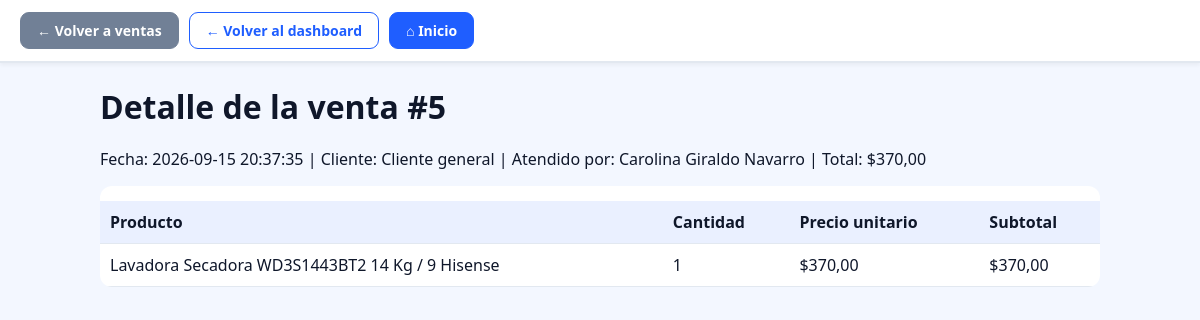
Page /ventas/detalle_venta.php?id=5 (signed in) on the committed database.
### tables this page shows
CREATE TABLE `Ventas` (
  `id_ventas` int(11) NOT NULL,
  `id_funcionario` int(11) DEFAULT NULL,
  `id_cliente` int(11) DEFAULT NULL,
  `id_medio_pago` int(11) DEFAULT NULL,
  `total_venta` decimal(10,2) NOT NULL,
  `fecha_hora` datetime NOT NULL DEFAULT current_timestamp(),
  `ip_origen` varchar(45) DEFAULT NULL,
  `logs_seguridad` text DEFAULT NULL
);

CREATE TABLE `Detalle_Ventas` (
  `id_detalle` int(11) NOT NULL,
  `id_ventas` int(11) NOT NULL,
  `id_producto` int(11) NOT NULL,
  `cantidad` int(11) NOT NULL,
  `precio_unitario` decimal(10,2) NOT NULL,
  `subtotal` decimal(10,2) NOT NULL
);

### ventas/detalle_venta.php (the view, shortened to what this page needs)
<?php
require_once __DIR__ . '/../funciones/navegacion.php';
$idVenta = (string) ($_GET['id'] ?? '');
$venta = null;
$detalles = [];
$error = null;
if (!ctype_digit($idVenta) || (int) $idVenta < 1) {
    http_response_code(400);
    $error = 'El identificador de venta no es válido.';
} else {
    try {
        $pdo = conectar();
        $sqlVenta = "SELECT v.id_ventas, v.fecha_hora, v.total_venta,
                            COALESCE(NULLIF(CONCAT_WS(' ', c.nombre, c.apellidos), ''), 'Cliente general') AS cliente_nombre,
                            COALESCE(NULLIF(CONCAT_WS(' ', f.nombre, f.apellido), ''), 'No identificado') AS funcionario_nombre
                     FROM Ventas v
                     LEFT JOIN Clientes c ON v.id_cliente = c.id_cliente
                     LEFT JOIN funcionarios f ON v.id_funcionario = f.id_funcionario
                     WHERE v.id_ventas = :id_venta";
        $parametrosVenta = [':id_venta' => (int) $idVenta];
        $stmtVenta = $pdo->prepare($sqlVenta);
        $stmtVenta->execute($parametrosVenta);
        $venta = $stmtVenta->fetch();
        if (!$venta) {
            http_response_code(404);
            $error = 'La venta no existe o no tienes permiso para consultarla.';
        } else {
            $stmtDetalle = $pdo->prepare(
                "SELECT COALESCE(p.nombre, 'Producto no disponible') AS producto_nombre,
                        dv.cantidad, dv.precio_unitario, dv.subtotal
                 FROM Detalle_Ventas dv
                 LEFT JOIN Productos p ON dv.id_producto = p.id_producto
                 WHERE dv.id_ventas = :id_venta
                 ORDER BY p.nombre"
            );
            $stmtDetalle->execute([':id_venta' => (int) $idVenta]);
            $detalles = $stmtDetalle->fetchAll();
        }
    } catch (PDOException $e) {
        error_log('Error al consultar detalle de venta: ' . $e->getMessage());
        http_response_code(503);
        $error = 'No fue posible cargar el detalle de la venta. Comprueba la conexión a la base de datos.';
    }
}
?>
<!DOCTYPE html>
<html lang="es">
<head>
    <link rel="stylesheet" href="../css/navegacion.css">
    <link rel="stylesheet" href="../css/marketplus-theme.css?v=1">
</head>
<body>
    <main class="content">
        <h1>Detalle de la venta #<?= htmlspecialchars($idVenta, ENT_QUOTES, 'UTF-8') ?></h1>
        <?php if ($error !== null): ?>
            <p class="alert"><?= htmlspecialchars($error, ENT_QUOTES, 'UTF-8') ?></p>
        <?php elseif ($venta): ?>
            <p>
                Fecha: <?= htmlspecialchars($venta['fecha_hora'], ENT_QUOTES, 'UTF-8') ?> |
                Cliente: <?= htmlspecialchars($venta['cliente_nombre'], ENT_QUOTES, 'UTF-8') ?> |
                Atendido por: <?= htmlspecialchars($venta['funcionario_nombre'], ENT_QUOTES, 'UTF-8') ?> |
                Total: $<?= number_format((float) $venta['total_venta'], 2, ',', '.') ?>
            </p>
            <div class="table-wrap">
                <table>
                    <thead>
                        <tr><th>Producto</th><th>Cantidad</th><th>Precio unitario</th><th>Subtotal</th></tr>
                    </thead>
                    <tbody>
                        <?php if ($detalles): ?>
                            <?php foreach ($detalles as $detalle): ?>
                                <tr>
                                    <td><?= htmlspecialchars($detalle['producto_nombre'], ENT_QUOTES, 'UTF-8') ?></td>
                                    <td><?= (int) $detalle['cantidad'] ?></td>
                                    <td>$<?= number_format((float) $detalle['precio_unitario'], 2, ',', '.') ?></td>
                                    <td>$<?= number_format((float) $detalle['subtotal'], 2, ',', '.') ?></td>
                                </tr>
                            <?php endforeach; ?>
                        <?php else: ?>
                            <tr><td colspan="4">Esta venta no tiene productos en el detalle.</td></tr>
                        <?php endif; ?>
                    </tbody>
                </table>
            </div>
        <?php endif; ?>
    </main>
</body>
</html>

### css/marketplus-theme.css (style rules this page uses)
:root { --mp-primary: #1f5eff; --mp-primary-dark: #173fbf; --mp-secondary: #0f172a; --mp-accent: #14b8a6; --mp-background: #f3f7ff; --mp-surface: #ffffff; --mp-text: #0f172a; --mp-muted: #64748b; --mp-border: #e2e8f0; --mp-shadow: 0 12px 30px rgba(15, 23, 42, 0.08); }
html { scroll-behavior: smooth; }
body { background: var(--mp-background); color: var(--mp-text); font-family: "Segoe UI", Tahoma, Geneva, Verdana, sans-serif; }
h1, h2, h3, h4, h5, h6 { color: var(--mp-secondary); line-height: 1.25; }
.container, .content, main.content, .export-content, .admin-layout { width: min(1200px, calc(100% - 32px)); margin-left: auto; margin-right: auto; }
table { border-collapse: separate; border-spacing: 0; }
thead th { background-color: #eaf0ff; color: var(--mp-secondary); font-weight: 700; }
td, th { border-color: var(--mp-border); }
.table-wrap, .table-responsive, .table-scroll { max-width: 100%; overflow-x: auto; border-radius: 12px; }

### ventas/detalle_venta.php (style rules this page uses)
body { margin: 0; background: #f2f5f7; font-family: Arial, sans-serif; }
.content { max-width: 1000px; margin: 24px auto; padding: 0 20px; }
.table-wrap { overflow-x: auto; background: #fff; border-radius: 10px; }
table { width: 100%; border-collapse: collapse; margin-top: 15px; }
th, td { border-bottom: 1px solid #cbd5e0; padding: 10px; text-align: left; }
th { background-color: #edf2f7; }

### rows in the picture
ventas: fecha_hora "2026-09-15 20:37:35", total_venta "370,00"
detalle_ventas: producto_nombre "Lavadora Secadora WD3S1443BT2 14 Kg / 9 Hisense", cantidad "1", precio_unitario "370,00", subtotal "370,00"

### other values in the picture
$idVenta "5"
$venta['cliente_nombre'] "Cliente general"
$venta['funcionario_nombre'] "Carolina Giraldo Navarro"
